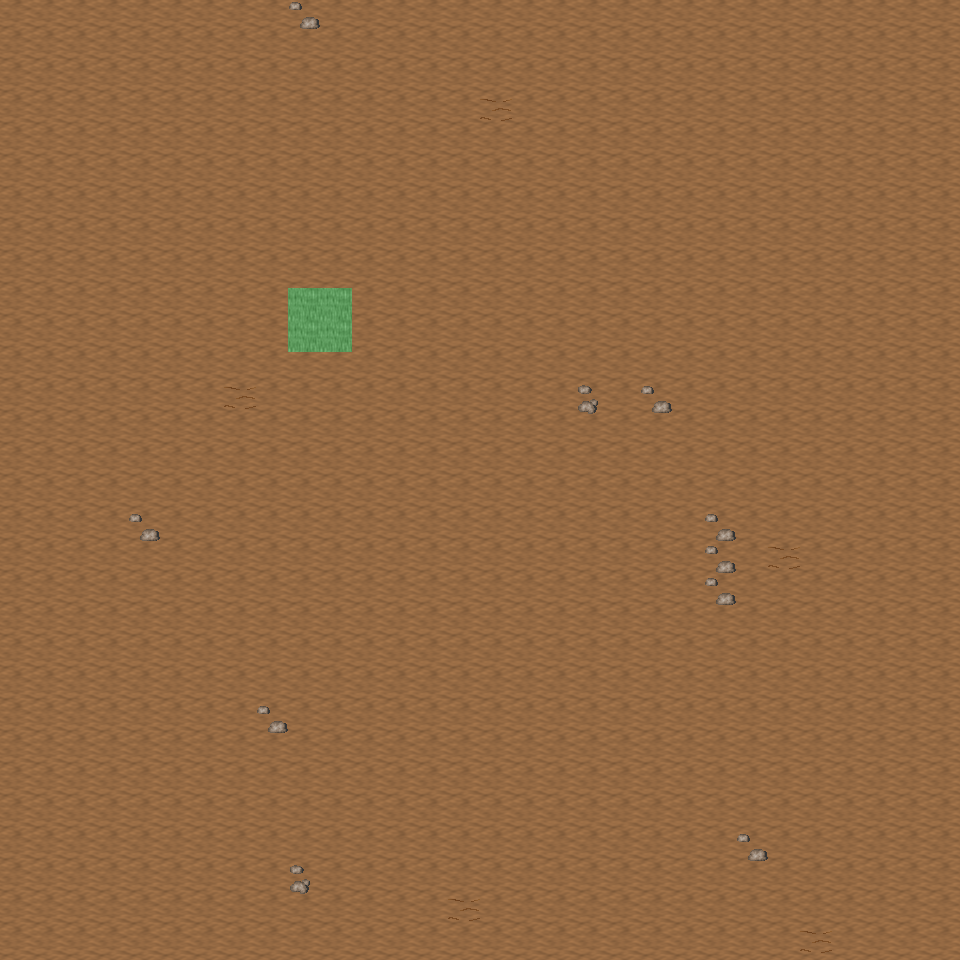

This game map was drawn from its Tiled (.tmx) file and the tilesets committed beside it. A one-line description and the trimmed map source follow:
An orthogonal 30x30 tile map with 32x32 px tiles, 6 tile layers (Ground, Object, Object2, Above, ...), 29 tilesets and 3 objects (3x mapExit).

<map version="1.0" orientation="orthogonal" renderorder="right-down" width="30" height="30" tilewidth="32" tileheight="32" nextobjectid="4">
  <tileset firstgid="1" name="tileset_ground_ground" tilewidth="32" tileheight="32" tilecount="33" columns="3">
    <image source="../drawable/tileset_ground_ground.png" width="96" height="352" />
  </tileset>
  <tileset firstgid="34" name="tileset_ground_ridge_earth_dark" tilewidth="32" tileheight="32" tilecount="96" columns="12">
    <image source="../drawable/tileset_ground_ridge_earth_dark.png" width="384" height="256" />
  </tileset>
  <tileset firstgid="130" name="tileset_ground_rock_pebbles" tilewidth="32" tileheight="32" tilecount="3" columns="1">
    <image source="../drawable/tileset_ground_rock_pebbles.png" width="32" height="96" />
  </tileset>
  <tileset firstgid="133" name="tileset_ground_ladder_steps" tilewidth="32" tileheight="32" tilecount="6" columns="3">
    <image source="../drawable/tileset_ground_ladder_steps.png" width="96" height="64" />
  </tileset>
  <tileset firstgid="139" name="tileset_ground_grass_edges" tilewidth="32" tileheight="32" tilecount="36" columns="12">
    <image source="../drawable/tileset_ground_grass_edges.png" width="384" height="96" />
  </tileset>
  <tileset firstgid="175" name="tileset_ground_grass_corners" tilewidth="32" tileheight="32" tilecount="24" columns="6">
    <image source="../drawable/tileset_ground_grass_corners.png" width="192" height="128" />
  </tileset>
  <tileset firstgid="199" name="tileset_ground_earth_edges" tilewidth="32" tileheight="32" tilecount="18" columns="6">
    <image source="../drawable/tileset_ground_earth_edges.png" width="192" height="96" />
  </tileset>
  <tileset firstgid="217" name="tileset_plant_flower_daisy_white" tilewidth="32" tileheight="32" tilecount="8" columns="2">
    <image source="../drawable/tileset_plant_flower_daisy_white.png" width="64" height="128" />
  </tileset>
  <tileset firstgid="225" name="tileset_item_corpse_huge_animal" tilewidth="32" tileheight="32" tilecount="16" columns="2">
    <image source="../drawable/tileset_item_corpse_huge_animal.png" width="64" height="256" />
  </tileset>
  <tileset firstgid="241" name="tileset_plant_grasses" tilewidth="32" tileheight="32" tilecount="6" columns="3">
    <image source="../drawable/tileset_plant_grasses.png" width="96" height="64" />
  </tileset>
  <tileset firstgid="247" name="tileset_plant_flower_daisy_blue" tilewidth="32" tileheight="32" tilecount="8" columns="2">
    <image source="../drawable/tileset_plant_flower_daisy_blue.png" width="64" height="128" />
  </tileset>
  <tileset firstgid="255" name="tileset_plant_flower_daisy_yellow" tilewidth="32" tileheight="32" tilecount="8" columns="2">
    <image source="../drawable/tileset_plant_flower_daisy_yellow.png" width="64" height="128" />
  </tileset>
  <tileset firstgid="263" name="tileset_plant_flower_daisy_red" tilewidth="32" tileheight="32" tilecount="8" columns="2">
    <image source="../drawable/tileset_plant_flower_daisy_red.png" width="64" height="128" />
  </tileset>
  <tileset firstgid="271" name="tileset_plant_bush_bushes" tilewidth="32" tileheight="32" tilecount="10" columns="5">
    <image source="../drawable/tileset_plant_bush_bushes.png" width="160" height="64" />
  </tileset>
  <tileset firstgid="281" name="tileset_plant_stump_stump_brown" tilewidth="32" tileheight="32" tilecount="4" columns="2">
    <image source="../drawable/tileset_plant_stump_stump_brown.png" width="64" height="64" />
  </tileset>
  <tileset firstgid="285" name="tileset_logic_creature_orc" tilewidth="32" tileheight="32" tilecount="6" columns="6">
    <image source="../drawable/tileset_logic_creature_orc.png" width="192" height="32" />
  </tileset>
  <tileset firstgid="291" name="tileset_logic_creature_gnome" tilewidth="32" tileheight="32" tilecount="6" columns="6">
    <image source="../drawable/tileset_logic_creature_gnome.png" width="192" height="32" />
  </tileset>
  <tileset firstgid="297" name="tileset_logic_portal" tilewidth="32" tileheight="32" tilecount="24" columns="8">
    <image source="../drawable/tileset_logic_portal.png" width="256" height="96" />
  </tileset>
  <tileset firstgid="321" name="tileset_logic_creature_animal" tilewidth="32" tileheight="32" tilecount="32" columns="8">
    <image source="../drawable/tileset_logic_creature_animal.png" width="256" height="128" />
  </tileset>
  <tileset firstgid="353" name="tileset_logic_collision" tilewidth="32" tileheight="32" tilecount="1" columns="1">
    <image source="../drawable/tileset_logic_collision.png" width="32" height="32" />
  </tileset>
  <tileset firstgid="354" name="tileset_plant_tree_dead_tree_5" tilewidth="32" tileheight="32" tilecount="20" columns="4">
    <image source="../drawable/tileset_plant_tree_dead_tree_5.png" width="128" height="160" />
  </tileset>
  <tileset firstgid="374" name="tileset_plant_tree_dead_tree_6" tilewidth="32" tileheight="32" tilecount="20" columns="4">
    <image source="../drawable/tileset_plant_tree_dead_tree_6.png" width="128" height="160" />
  </tileset>
  <tileset firstgid="394" name="tileset_plant_tree_dead_tree_7" tilewidth="32" tileheight="32" tilecount="20" columns="4">
    <image source="../drawable/tileset_plant_tree_dead_tree_7.png" width="128" height="160" />
  </tileset>
  <tileset firstgid="414" name="tileset_plant_bush_large_dead" tilewidth="32" tileheight="32" tilecount="2" columns="1">
    <image source="../drawable/tileset_plant_bush_large_dead.png" width="32" height="64" />
  </tileset>
  <tileset firstgid="416" name="tileset_plant_bush_large_wide_dead" tilewidth="32" tileheight="32" tilecount="4" columns="2">
    <image source="../drawable/tileset_plant_bush_large_wide_dead.png" width="64" height="64" />
  </tileset>
  <tileset firstgid="420" name="tileset_plant_grasses_wildland" tilewidth="32" tileheight="32" tilecount="4" columns="4">
    <image source="../drawable/tileset_plant_grasses_wildland.png" width="128" height="32" />
  </tileset>
  <tileset firstgid="424" name="tileset_object_skullsonspikes_l" tilewidth="32" tileheight="32" tilecount="12" columns="4">
    <image source="../drawable/tileset_object_skullsonspikes_l.png" width="128" height="96" />
  </tileset>
  <tileset firstgid="436" name="tileset_object_skullsonspikes_r" tilewidth="32" tileheight="32" tilecount="12" columns="4">
    <image source="../drawable/tileset_object_skullsonspikes_r.png" width="128" height="96" />
  </tileset>
  <tileset firstgid="448" name="tileset_logic_item_herb" tilewidth="32" tileheight="32" tilecount="5" columns="5">
    <image source="../drawable/tileset_logic_item_herb.png" width="160" height="32" />
  </tileset>
  <layer name="Ground" width="30" height="30">
    <data>[900 cells, 900 non-empty, 1 distinct tile ids]</data>
  </layer>
  <layer name="Object" width="30" height="30">
    <data>[900 cells, 0 non-empty, 0 distinct tile ids]</data>
  </layer>
  <layer name="Object2" width="30" height="30">
    <data>[900 cells, 19 non-empty, 7 distinct tile ids]</data>
  </layer>
  <layer name="Above" width="30" height="30">
    <data>[900 cells, 0 non-empty, 0 distinct tile ids]</data>
  </layer>
  <layer name="Above2" width="30" height="30">
    <data>[900 cells, 0 non-empty, 0 distinct tile ids]</data>
  </layer>
  <layer name="Walkable" width="30" height="30">
    <data>[900 cells, 4 non-empty, 1 distinct tile ids]</data>
  </layer>
  <objectgroup name="MapEvents">
    <object id="1" name="north" type="mapExit" x="0" y="0" width="960" height="32">
      <properties>
        <property name="map" value="level_0_x85_y59" />
        <property name="x" value="0" />
        <property name="y" value="28" />
      </properties>
    </object>
    </objectgroup>
</map>
<!-- 2 of 3 objects omitted -->
